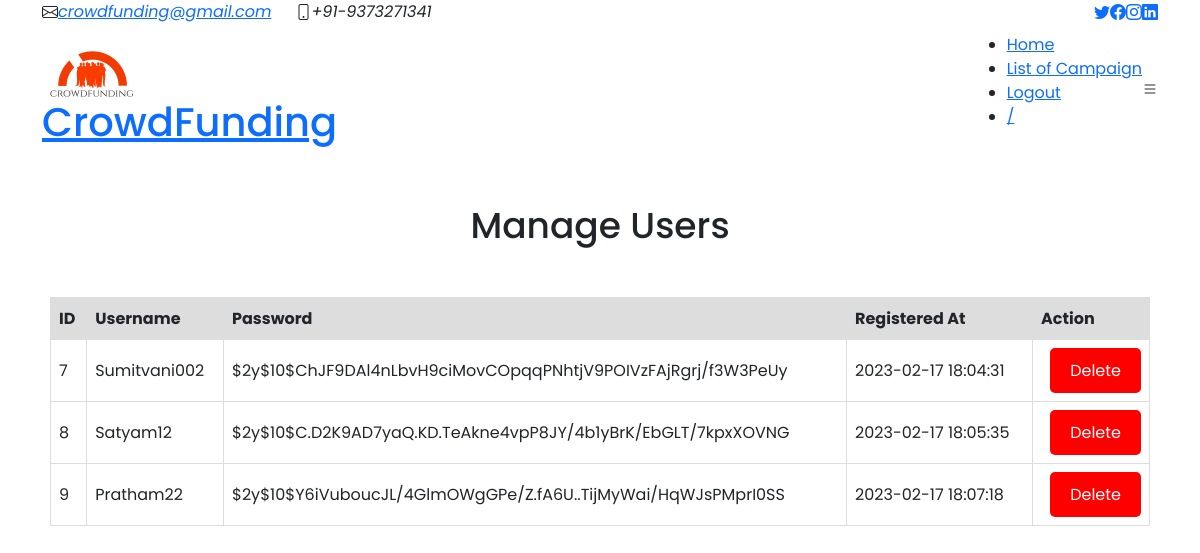
The page /manage_users.php on the database its author committed.
### tables this page shows
CREATE TABLE `users` (
  `id` int(11) NOT NULL,
  `username` varchar(50) NOT NULL,
  `password` varchar(250) NOT NULL,
  `created_at` datetime NOT NULL DEFAULT current_timestamp()
);

### manage_users.php (the view, shortened to what this page needs)
<html>
    <head>
  <link href="assets/vendor/animate.css/animate.min.css" rel="stylesheet">
  <link href="assets/vendor/aos/aos.css" rel="stylesheet">
  <link href="assets/vendor/bootstrap/css/bootstrap.min.css" rel="stylesheet">
  <link href="assets/vendor/bootstrap-icons/bootstrap-icons.css" rel="stylesheet">
  <link href="assets/vendor/boxicons/css/boxicons.min.css" rel="stylesheet">
  <link href="assets/vendor/glightbox/css/glightbox.min.css" rel="stylesheet">
  <link href="assets/vendor/swiper/swiper-bundle.min.css" rel="stylesheet">
  <link href="assets/css/style.css" rel="stylesheet">
</head>
<body>
  <section id="topbar" class="d-flex align-items-center">
    <div class="container d-flex justify-content-center justify-content-md-between">
      <div class="contact-info d-flex align-items-center">
        <i class="bi bi-envelope d-flex align-items-center"><a href="mailto:contact@example.com">crowdfunding@gmail.com</a></i>
        <i class="bi bi-phone d-flex align-items-center ms-4"><span>+91-9373271341</span></i>
      </div>
      <div class="social-links d-none d-md-flex align-items-center">
        <a href="#" class="twitter"><i class="bi bi-twitter"></i></a>
        <a href="#" class="facebook"><i class="bi bi-facebook"></i></a>
        <a href="#" class="instagram"><i class="bi bi-instagram"></i></a>
        <a href="#" class="linkedin"><i class="bi bi-linkedin"></i></i></a>
      </div>
    </div>
  </section>
  <header id="header" class="d-flex align-items-center">
    <div class="container d-flex justify-content-between">
      <div class="logo">
        <img src="admin/assets/img/logo.png" alt="Logo" width="100" height="100" style="margin-bottom: -50px;">
        <br>
        <br>
        <h1 class="text-light"><a href="index.html">CrowdFunding</a></h1>
      </div>
     <nav id="navbar" class="navbar">
        <ul>
          <li><a class="active" href="admin_dash.php">Home</a></li>
          <li><a href="admin_campaign-list1.php">List of Campaign</a></li>
          <li><a href="logout.php">Logout</a></li>
          <li><a href="#">/</a></li>
        </ul>
        <i class="bi bi-list mobile-nav-toggle"></i>
      </nav>
    </div>
  </header>
    <head>
    </head>
    <body>
        <div class="user-container">
            <h2>Manage Users</h2>
            <table>
                <tr>
                    <th>ID</th>
                    <th>Username</th>
                    <th>Password</th>
                    <th>Registered At</th>
                    <th>Action</th>
                </tr>
                <?php
                    $conn = mysqli_connect("localhost", "root", "", "login");
                    $sql = "SELECT * FROM users";
                    $result = mysqli_query($conn, $sql);
                    while ($row = mysqli_fetch_assoc($result)) {
                        echo "<tr>";
                        echo "<td>" . $row["id"] . "</td>";
                        echo "<td>" . $row["username"] . "</td>";
                         echo "<td>" . $row["password"] . "</td>";
                          echo "<td>" . $row["created_at"] . "</td>";
                        echo "<td><a href='delete_user.php?id=" . $row["id"] . "' class='delete-btn'>Delete</a></td>";
                        echo "</tr>";
                    }
                ?>
            </table>
        </div>
    </body>
</html>

### style.css (style rules this page uses)
* { margin: 0; padding: 0; box-sizing: border-box; font-family: 'Poppins', sans-serif; }

### manage_users.php (style rules this page uses)
table { width: 100%; border-collapse: collapse; }
th, td { border: 1px solid #dddddd; padding: 8px; text-align: left; }
th { background-color: #dddddd; font-weight: bold; }
.user-container { margin: 50px; }
.user-container h2 { text-align: center; font-size: 36px; margin-bottom: 50px; }
.delete-btn { background-color: red; color: white; padding: 10px 20px; border-radius: 5px; text-decoration: none; cursor: pointer; float: right; }

### rows shown on the page
users: id "7", username "Sumitvani002", password "$2y$10$ChJF9DAl4nLbvH9ciMovCOpqqPNhtjV9POIVzFAjRgrj/f3W3PeUy", created_at "2023-02-17 18:04:31"
users: id "8", username "Satyam12", password "$2y$10$C.D2K9AD7yaQ.KD.TeAkne4vpP8JY/4b1yBrK/EbGLT/7kpxXOVNG", created_at "2023-02-17 18:05:35"
users: id "9", username "Pratham22", password "$2y$10$Y6iVuboucJL/4GlmOWgGPe/Z.fA6U..TijMyWai/HqWJsPMprI0SS", created_at "2023-02-17 18:07:18"
